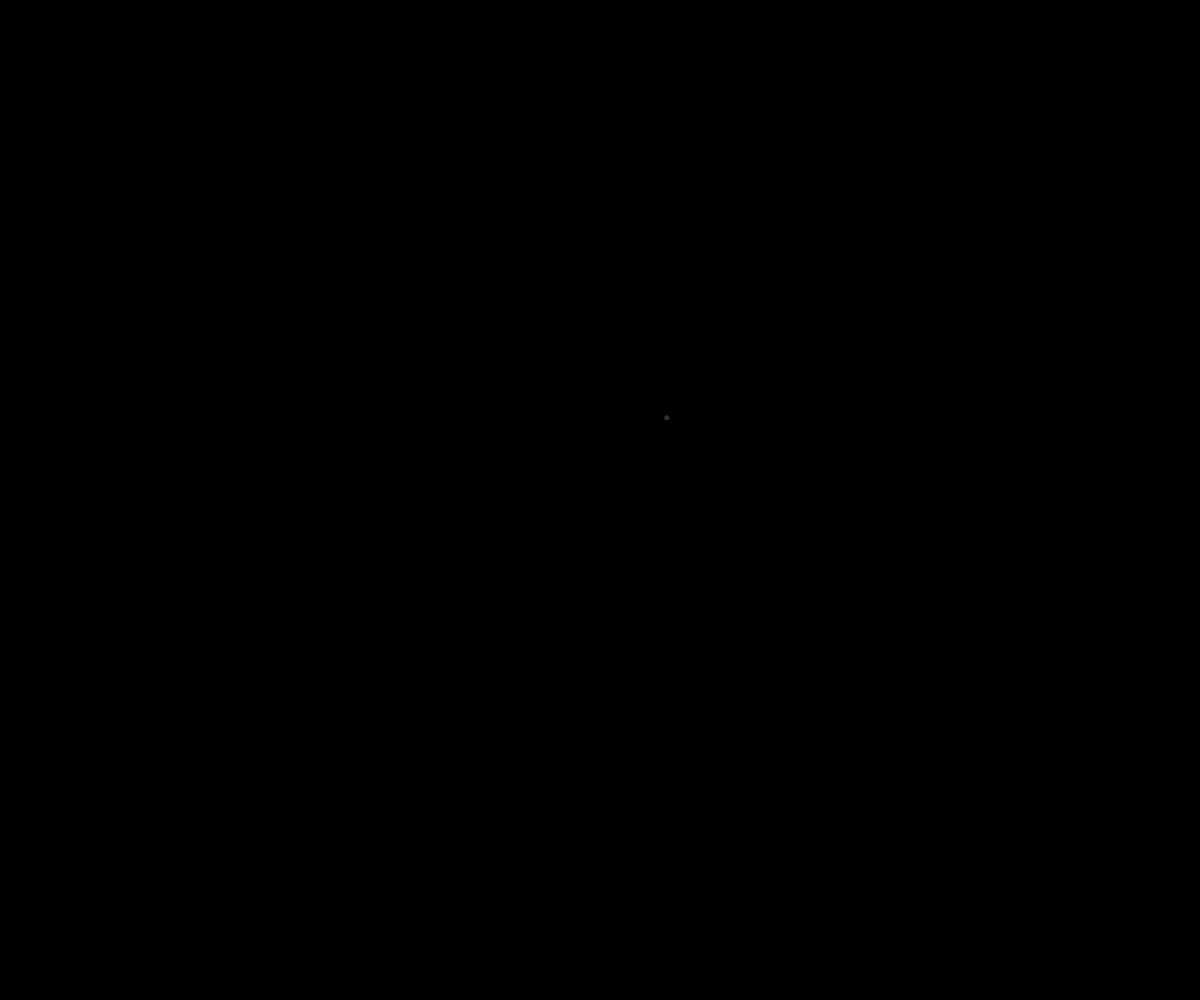
Frame 1 (no input)
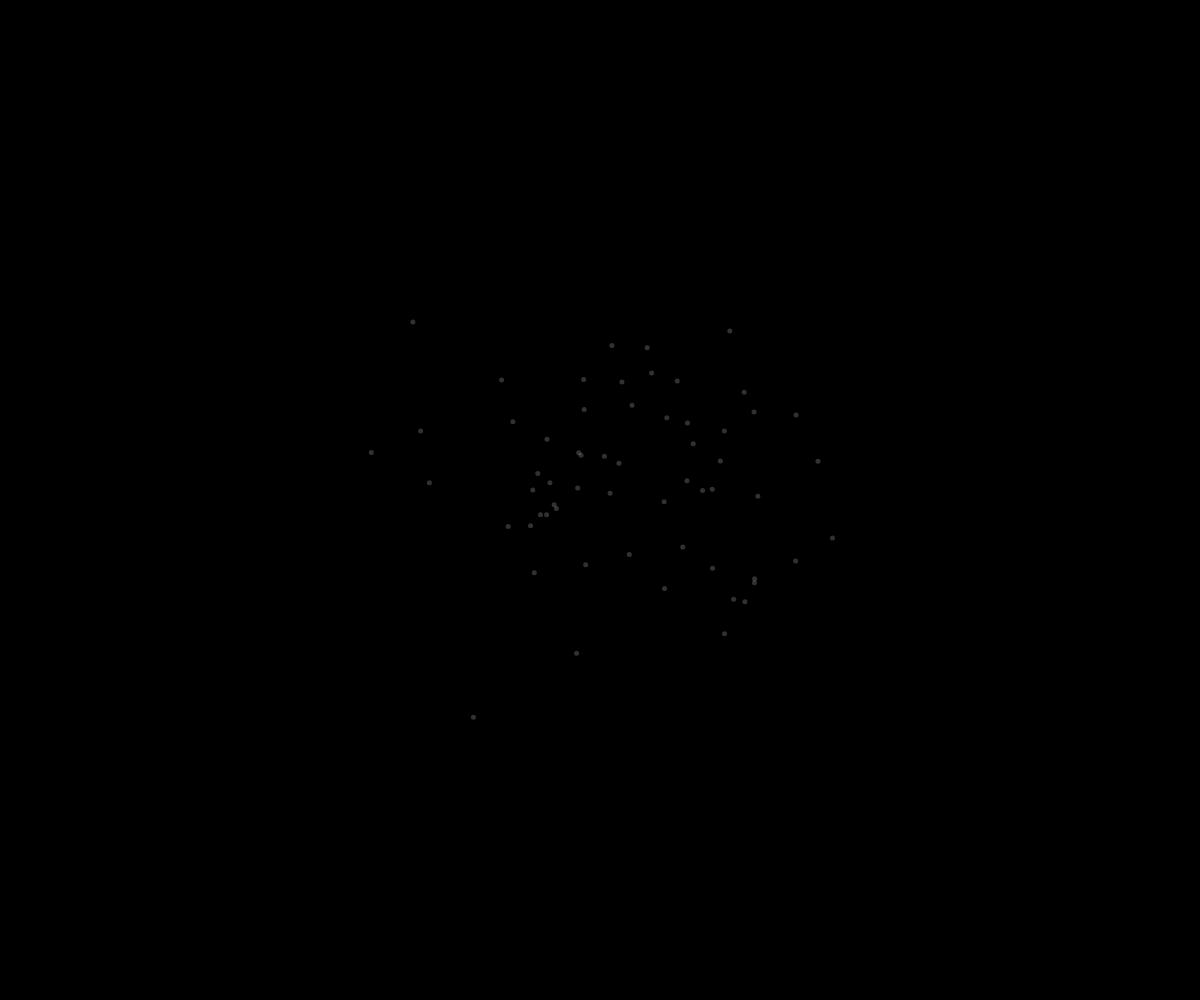
Frame 60 (no input)
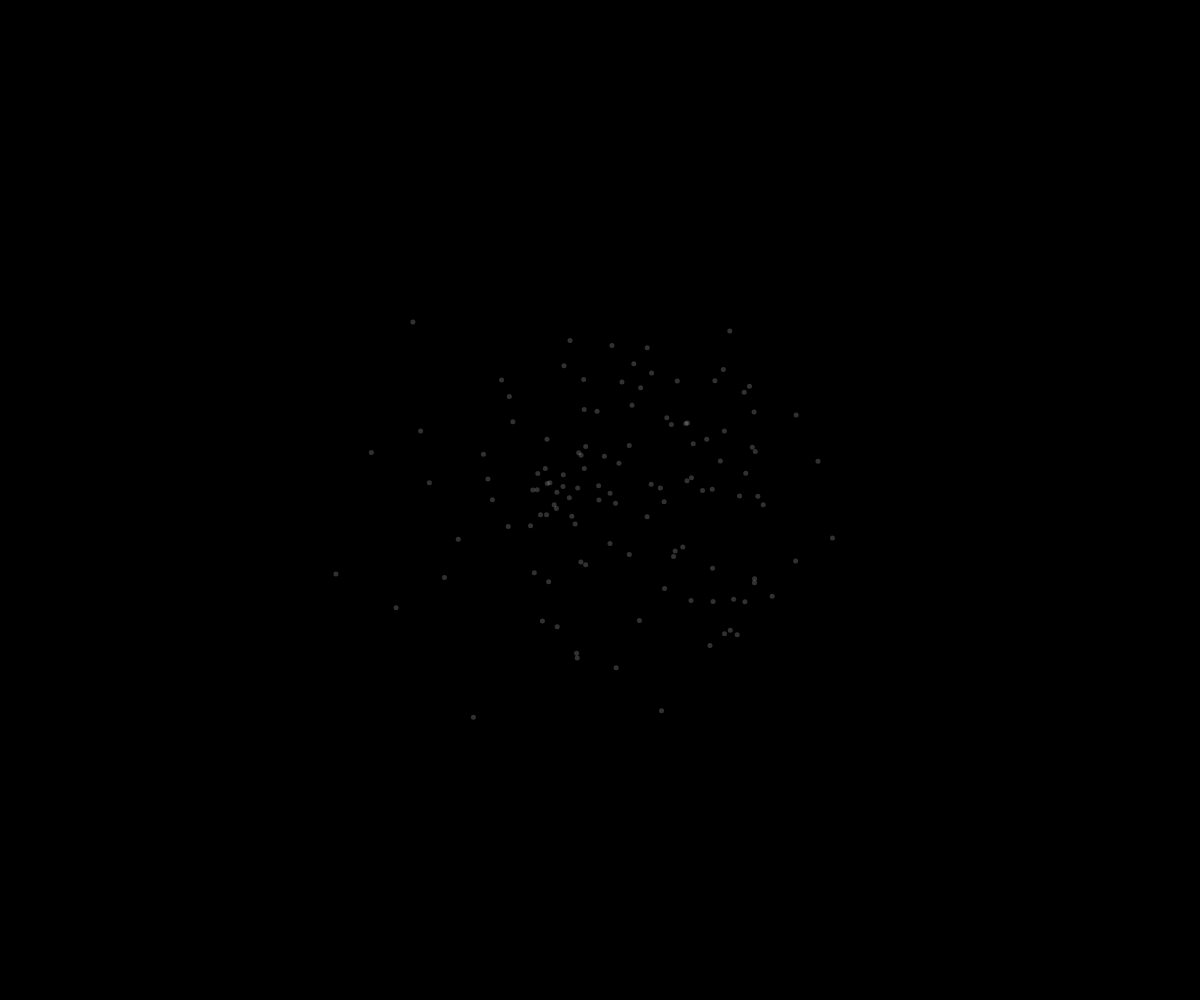
Frame 120 (the mouse pressed at the canvas centre since frame 60)

The p5.js sketch that drew these frames (run headless with seeded random() and noise() and a simulated clock; from frame 60 on, the mouse is pressed at the canvas centre):

// p5.js sketch
// ── sketch.js
// ------------------------------------------------- //
// 22/01/2018
// Evan MacHale - N00150552
// Interactive Graphics Module Year 3
// The Nature of Code by Daniel Shiffman
// Introduction // I.4 Normal/Gaussian Distribution of Random Numbers // Part b.
// http://natureofcode.com/book/introduction/
// ------------------------------------------------- //
function setup() {
  createCanvas(windowWidth, windowHeight);
  background('black');
}

function draw() {
  // Normal/Gaussian distribution
  var xloc = randomGaussian();
  var yloc = randomGaussian();
  // Standard deviation
  var xsd = 100;
  var ysd = 90;
  // Mean
  var xMean = windowWidth/2;
  var yMean = windowHeight/2;
  // Scale by sd & mean
  // Distribution of values clustered around an average
  // -> Gaussian or Normal distribution
  xloc = (xloc * xsd) + xMean;
  yloc = (yloc * ysd) + yMean;
  var rColor = 250;
  fill(rColor, 50);
  noStroke();
  ellipse(xloc,yloc,5,5);
}
